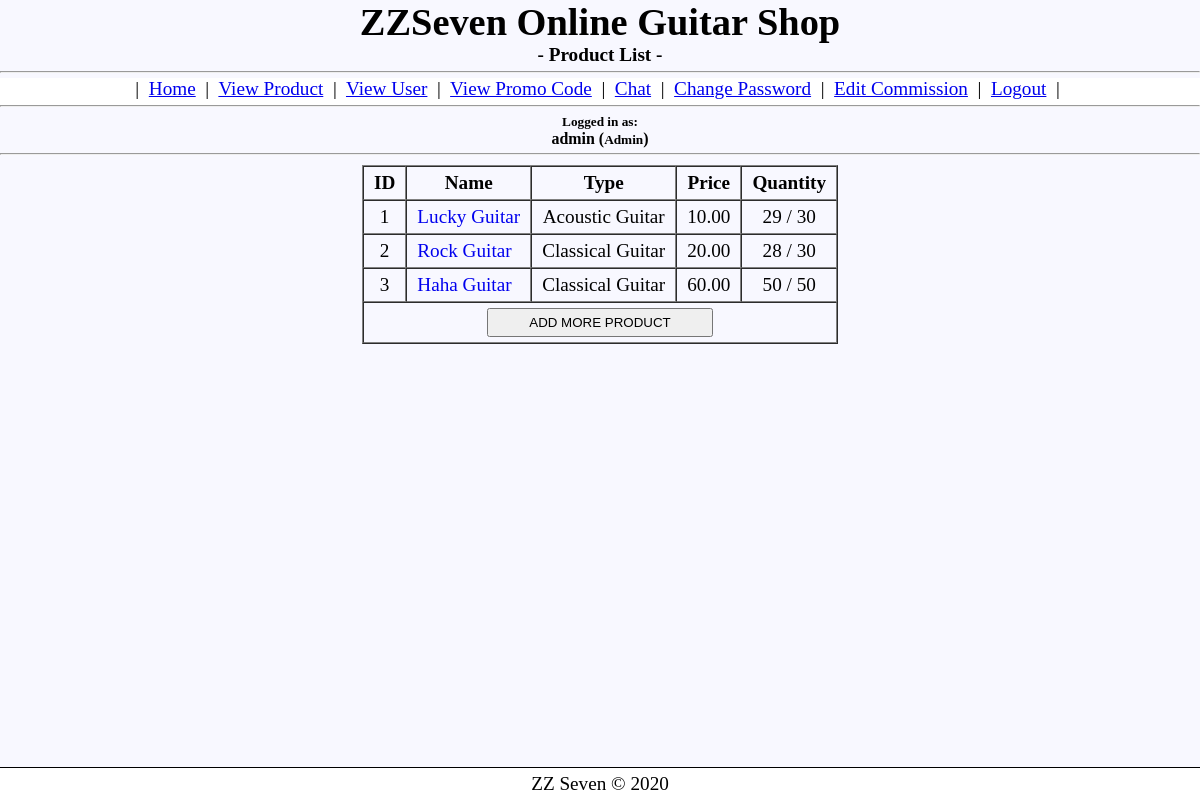
/viewProduct.php (signed in), run on the app's committed database.
### tables this page shows
CREATE TABLE usertype (
    id TINYINT,
    name VARCHAR(16)
);

CREATE TABLE inventory (
    id INT AUTO_INCREMENT NOT NULL PRIMARY KEY,
    idSeller INT,
    name VARCHAR(128),
    type TINYINT,
    price DECIMAL(8,2),
    quantityTotal SMALLINT,
    quantityLeft SMALLINT
);

CREATE TABLE inventorytype (
    id INT AUTO_INCREMENT NOT NULL PRIMARY KEY,
    name VARCHAR(64),
    commission DECIMAL(4,2)
);

### viewProduct.php (the view, shortened to what this page needs)
<?php
    $conn = db_connect();
    $un = $_SESSION['user'];
    $rsc = $conn->query("SELECT type FROM user WHERE name = '$un'");
    $rowtem = $rsc->fetch_array(MYSQLI_NUM);
    if ($rowtem[0] == 1) $querys = "SELECT inventory.id, inventory.name, inventorytype.name, inventory.price, inventory.quantityLeft, inventory.quantityTotal FROM inventory JOIN inventorytype ON inventorytype.id = inventory.type WHERE idSeller = (SELECT id FROM user WHERE name = '$un')";
    elseif ($rowtem[0] == 2) $querys = "SELECT inventory.id, inventory.name, inventorytype.name, inventory.price, inventory.quantityLeft, inventory.quantityTotal FROM inventory JOIN inventorytype ON inventorytype.id = inventory.type";
    $results = $conn->query($querys);
    require_once('output_f.php');
    html_header('Product List');
    if ($rowtem[0] == 1) menu2();
    elseif ($rowtem[0] == 2) menu3();
    show_login_user($_SESSION['user']);
    echo "<table id='vp' border='1' cellspacing='0'>
        <tr>
            <th>ID</th>
            <th>Name</th>
            <th>Type</th>
            <th>Price</th>
            <th>Quantity</th>";
        echo "</tr>";
    for ($i = 0; $i < $results->num_rows; $i++) {
        $row = $results->fetch_array(MYSQLI_NUM);
        echo "<tr>";
        for ($j = 0; $j < 6; $j++) {
            if ($j == 1) echo "<td><a style='text-decoration: none' href='productDetail.php?productName=" . $row[$j] . "'>" . htmlspecialchars($row[$j]) . "</a></td>";
            elseif ($j == 4) echo "<td style='text-align: center'>" . htmlspecialchars($row[$j]) . " / ";
            elseif ($j == 5) echo htmlspecialchars($row[$j]) . "</td>";
            else echo "<td style='text-align: center'>" . htmlspecialchars($row[$j]) . "</td>";
        }
        echo "</tr>";
    }
?>
    <tr>
        <td colspan="7">
            <input style="display: block;margin: auto;padding: 5px 10px; width: 50%;" type="button" onclick="location.href='addProduct.php'" value="ADD MORE PRODUCT">
        </td>
    </tr>
    </table>
<?php
    html_footer();
?>

### output_f.php (shortened to what this page needs)
<?php
    function html_header($title) {
?>
<!DOCTYPE html>
<html lang="en">
<head>
    <link rel="stylesheet" href="style.css">
</head>
<body>
    <h1 style="text-align: center;">ZZSeven Online Guitar Shop</h1>
    <h4 style="text-align: center;">- <?= $title; ?> -</h4>
    <hr />
<?php
    }
?>
<?php
    function menu3(){
?>
    <nav style="text-align: center;">
        |&nbsp;&nbsp;<a href="member.php">Home</a> &nbsp;|&nbsp;
        <a href="viewProduct.php">View Product</a> &nbsp;|&nbsp;
        <a href="viewUser.php">View User</a> &nbsp;|&nbsp;
        <a href="promo.php">View Promo Code</a> &nbsp;|&nbsp;
        <a href="chat.php">Chat</a> &nbsp;|&nbsp;
        <a href="change_password.php">Change Password</a> &nbsp;|&nbsp;
        <a href="commission.php">Edit Commission</a> &nbsp;|&nbsp;
        <a href="logout.php">Logout</a> &nbsp;|&nbsp;
        <hr>
    </nav>
<?php
    }
    function show_login_user($username){
        $conn = db_connect();
        $rs = $conn->query("SELECT usertype.name FROM user JOIN usertype ON usertype.id = user.type WHERE user.name = '$username'");
        $row = $rs->fetch_assoc();
?>
    <h5 style="text-align: center;"><small>Logged in as:<br></small><?= $username; ?> (<small><?= ucfirst($row['name']); ?></small>)</h5>
    <hr>
<?php
    }
    function html_footer(){
?>
    <br><br><br>
    <footer>
        <p>ZZ Seven &copy; 2020</p>
    </footer>
</body>
</html>
<?php
    }
?>

### style.css (style rules this page uses)
* { margin: 0px; padding: 0px; }
body { font-size: 120%; background: #F8F8FF; }
hr { margin: 5px auto; }
#vp { margin: 10px auto; }
#vp tr td, th { padding: 5px 10px; }
nav { background-color: white; position: sticky; top: 0; }
footer { position: fixed; bottom: 0; width: 100%; text-align: center; border-top: 1px solid black; background-color: white; clear: both; }
footer p { padding: 5px; }

### data on the page
usertype: name "Admin"
inventory: id "1", name "Lucky Guitar", price "10.00", quantityLeft "29", quantityTotal "30"
inventorytype: name "Acoustic Guitar"
inventory: id "2", name "Rock Guitar", price "20.00", quantityLeft "28", quantityTotal "30"
inventorytype: name "Classical Guitar"
inventory: id "3", name "Haha Guitar", price "60.00", quantityLeft "50", quantityTotal "50"

### other printed values
$title "Product List"
$username "admin"
